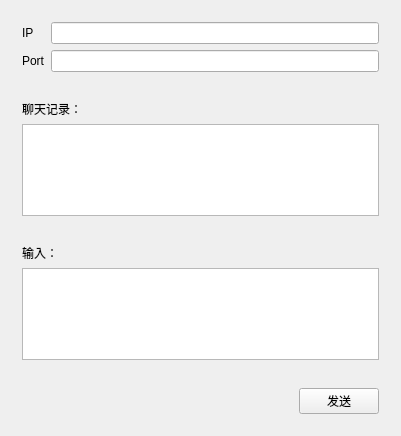
<?xml version="1.0" encoding="UTF-8"?>
<ui version="4.0">
 <class>Server</class>
 <widget class="QWidget" name="Server">
  <property name="geometry">
   <rect>
    <x>0</x>
    <y>0</y>
    <width>401</width>
    <height>436</height>
   </rect>
  </property>
  <property name="windowTitle">
   <string>Server</string>
  </property>
  <layout class="QVBoxLayout" name="verticalLayout_3">
   <item>
    <widget class="QWidget" name="widget" native="true">
     <layout class="QGridLayout" name="gridLayout">
      <item row="0" column="0">
       <widget class="QLabel" name="label">
        <property name="text">
         <string>IP</string>
        </property>
       </widget>
      </item>
      <item row="0" column="1">
       <widget class="QLineEdit" name="severIp"/>
      </item>
      <item row="1" column="0">
       <widget class="QLabel" name="label_2">
        <property name="text">
         <string>Port</string>
        </property>
       </widget>
      </item>
      <item row="1" column="1">
       <widget class="QLineEdit" name="serverPort"/>
      </item>
     </layout>
    </widget>
   </item>
   <item>
    <widget class="QWidget" name="widget_2" native="true">
     <layout class="QVBoxLayout" name="verticalLayout">
      <item>
       <widget class="QLabel" name="label_3">
        <property name="text">
         <string>聊天记录：</string>
        </property>
       </widget>
      </item>
      <item>
       <widget class="QTextEdit" name="record"/>
      </item>
     </layout>
    </widget>
   </item>
   <item>
    <widget class="QWidget" name="widget_3" native="true">
     <layout class="QVBoxLayout" name="verticalLayout_2">
      <item>
       <widget class="QLabel" name="label_4">
        <property name="text">
         <string>输入：</string>
        </property>
       </widget>
      </item>
      <item>
       <widget class="QTextEdit" name="message"/>
      </item>
     </layout>
    </widget>
   </item>
   <item>
    <widget class="QWidget" name="widget_4" native="true">
     <layout class="QHBoxLayout" name="horizontalLayout">
      <item>
       <spacer name="horizontalSpacer">
        <property name="orientation">
         <enum>Qt::Horizontal</enum>
        </property>
        <property name="sizeHint" stdset="0">
         <size>
          <width>276</width>
          <height>20</height>
         </size>
        </property>
       </spacer>
      </item>
      <item>
       <widget class="QPushButton" name="send">
        <property name="text">
         <string>发送</string>
        </property>
       </widget>
      </item>
     </layout>
    </widget>
   </item>
  </layout>
 </widget>
 <layoutdefault spacing="6" margin="11"/>
 <resources/>
 <connections/>
</ui>
